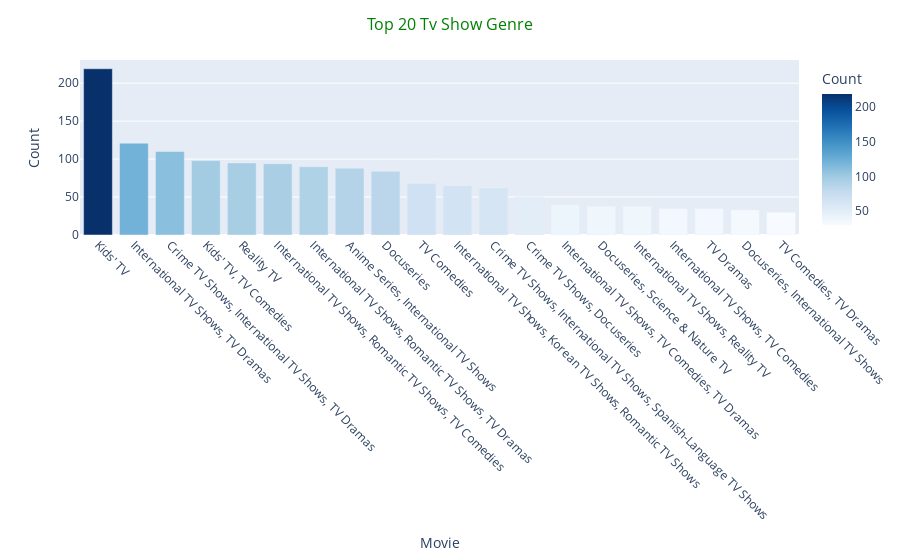

The code cell stored with this chart in its notebook:
### Markdown cell above
#### Top 20 TV Show Genre

### Code cell
genre_tv = file[file['type']=='TV Show']
genre_listshow = genre_tv['listed_in'].value_counts().reset_index().head(20)

figure = px.bar(genre_listshow, x = 'index', y = 'listed_in',color = 'listed_in',color_continuous_scale = 'Blues',
             labels = {"index":"Movie","listed_in":"Count"})

figure.update_layout(title = 'Top 20 Tv Show Genre',
                  title_x = 0.5,
                  title_font = dict(size = 16, color = 'Green'),
                  xaxis = dict(tickangle = 45))

figure.show()

### Figure 1 — Plotly figure (JSON) as saved in the notebook; plotly's stock layout.template omitted (floating-point values rounded to 4 significant figures)
{"data": [{"alignmentgroup": "True", "hovertemplate": "Movie=%{x}<br>Count=%{marker.color}<extra></extra>", "legendgroup": "", "marker": {"color": [219, 121, 110, 98, 95, 94, 90, 88, 84, 68, 65, 62, 50, 40, 38, 38, 35, 35, 33, 30], "coloraxis": "coloraxis", "pattern": {"shape": ""}}, "name": "", "offsetgroup": "", "orientation": "v", "showlegend": false, "textposition": "auto", "type": "bar", "x": ["Kids' TV", "International TV Shows, TV Dramas", "Crime TV Shows, International TV Shows, TV Dramas", "Kids' TV, TV Comedies", "Reality TV", "International TV Shows, Romantic TV Shows, TV Comedies", "International TV Shows, Romantic TV Shows, TV Dramas", "Anime Series, International TV Shows", "Docuseries", "TV Comedies", "International TV Shows, Korean TV Shows, Romantic TV Shows", "Crime TV Shows, International TV Shows, Spanish-Language TV Shows", "Crime TV Shows, Docuseries", "International TV Shows, TV Comedies, TV Dramas", "Docuseries, Science & Nature TV", "International TV Shows, Reality TV", "International TV Shows, TV Comedies", "TV Dramas", "Docuseries, International TV Shows", "TV Comedies, TV Dramas"], "xaxis": "x", "y": [219, 121, 110, 98, 95, 94, 90, 88, 84, 68, 65, 62, 50, 40, 38, 38, 35, 35, 33, 30], "yaxis": "y"}], "layout": {"barmode": "relative", "coloraxis": {"colorbar": {"title": {"text": "Count"}}, "colorscale": [[0, "rgb(247,251,255)"], [0.125, "rgb(222,235,247)"], [0.25, "rgb(198,219,239)"], [0.375, "rgb(158,202,225)"], [0.5, "rgb(107,174,214)"], [0.625, "rgb(66,146,198)"], [0.75, "rgb(33,113,181)"], [0.875, "rgb(8,81,156)"], [1, "rgb(8,48,107)"]]}, "legend": {"tracegroupgap": 0}, "margin": {"t": 60}, "title": {"font": {"color": "Green", "size": 16}, "text": "Top 20 Tv Show Genre", "x": 0.5}, "xaxis": {"anchor": "y", "domain": [0, 1], "tickangle": 45, "title": {"text": "Movie"}}, "yaxis": {"anchor": "x", "domain": [0, 1], "title": {"text": "Count"}}}}
